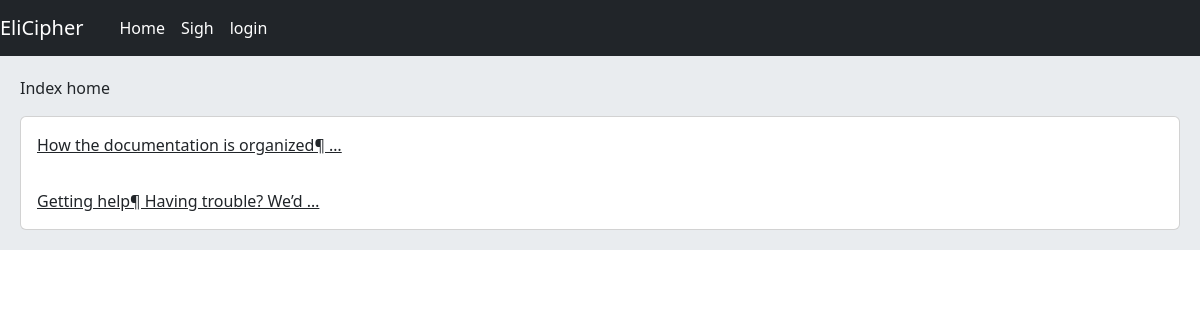
Before: /home/ with the older database file.
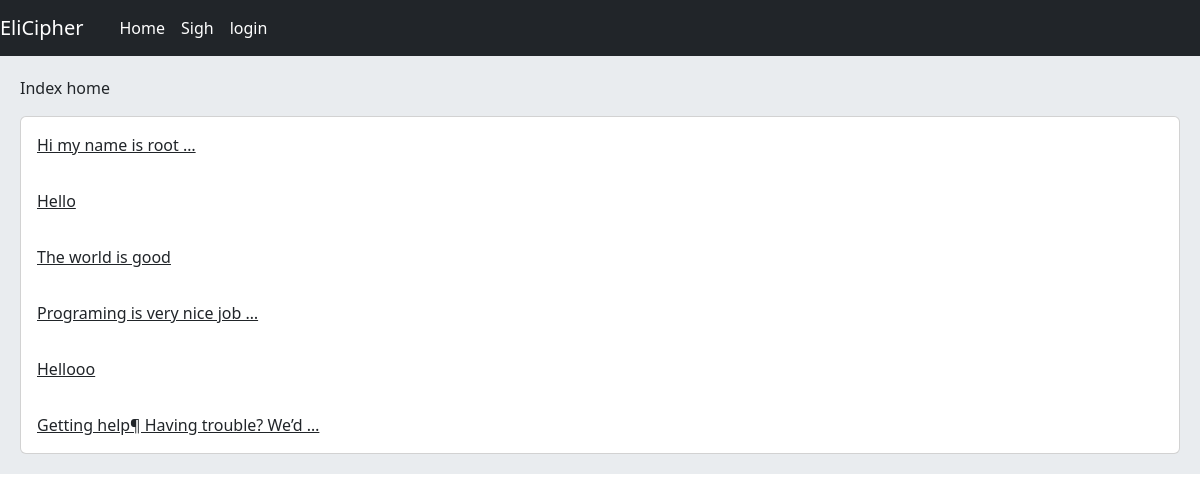
After: the same page with the newer database file.
### post/models.py (models this page shows, shortened)
class Post(models.Model):
    user = models.ForeignKey(User , on_delete=models.CASCADE , related_name='posts')
    slug = models.SlugField(max_length=20)
    caption = models.TextField()
    created = models.DateTimeField(auto_now_add=True)
    updated = models.DateTimeField(auto_now=True)
    class Meta:
        ordering = ['-created']
    def get_absolute_url(self):
        return reverse('post:post_detail' ,args=(self.id , self.slug,))

### home/views.py (the view, shortened to what this page needs)
# urls.py: path('', views.HomeView.as_view() , name= "home"),
class HomeView(View):
    def get(self , request):
        posts = Post.objects.all()
        return render(request , "home/index.html" , {'Posts' : posts})

### home/templates/home/index.html
{% extends 'base.html'%}
{% block content %}
    <p>Index home</p>
        <div class="card">
            {% for post in Posts %}
                <a href="{{ post.get_absolute_url }}" class="card-body">{{ post.caption|truncatewords:5}}</a>
            {% endfor %}
        </div>
{% endblock %}

Changed rows visible on the page:
removed Post: caption "How the documentation is organized¶ …"
added Post: caption "Hi my name is root …"
added Post: caption "Hello"
added Post: caption "The world is good"
added Post: caption "Programing is very nice job …"
added Post: caption "Hellooo"
